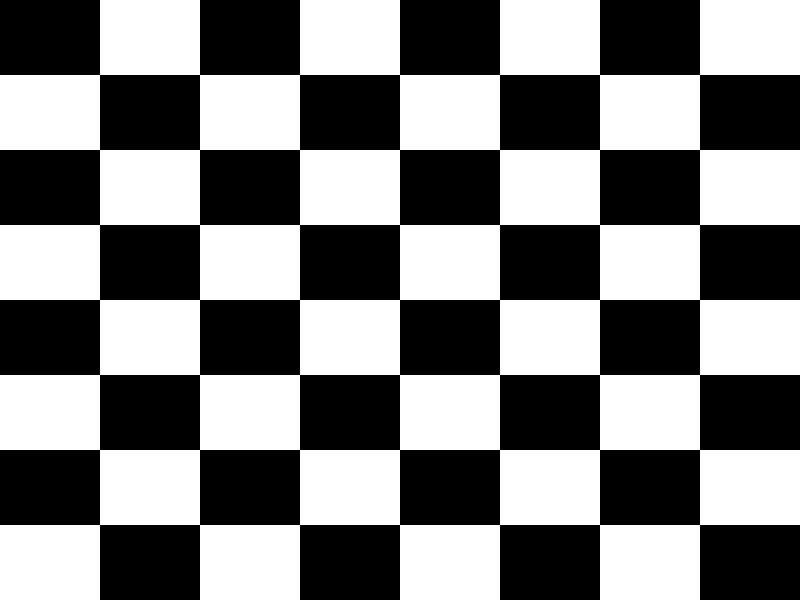
Frame 1 (no input)
Frame 60 (the mouse pressed at the canvas centre just before this capture): identical to frame 1, image omitted
Frame 120 (the mouse held since frame 60 and released just before this capture): identical to frame 1, image omitted

The Processing sketch that drew this single still picture (run headless with seeded random() and noise(); from frame 60 on, the mouse is pressed at the canvas centre):

// Processing sketch: chessboard
// ── chessboard.pde
int nr = 8;
float dx = 0;
float dy = 0;
color c = 0; //color(0,0,0);

void setup()
{
  size(800,600);
  surface.setResizable(true);
}

void draw()
{
  dx = width/nr;
  dy = height/nr;
  noStroke();
  for(int y = 0; y < nr; y = y + 1)
  {
    for(int x = 0; x < nr; x = x + 1)
    {
      fill(c);
      rect(x*dx,y*dy,dx,dy);
      changeColor();
    }
    changeColor();
  }
}

void changeColor()
{
  if(c==0)
  {
    c = 255;
  }
  else
  {
    c = 0;
  }
}
